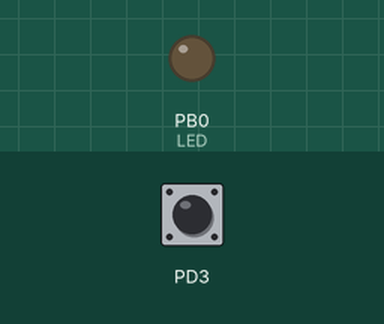
Simulated run of this program. Board: ATmega328P, built with avr-gcc and emulated at 16 MHz (the files do not name the chip). Shown: output pins drawn as LEDs (lit = HIGH). The test bench sets the inputs (shaded band); at power-on: PD3 HIGH.

Above: at 1.2 s.
1.3 s: PD3 pulled LOW for 0.15 s
At 1.6 s:
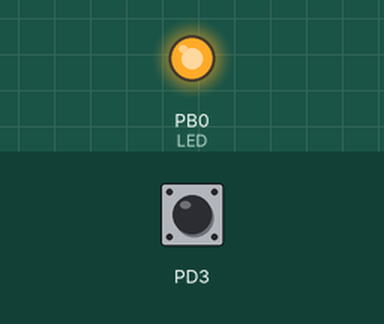
2.9 s: PD3 pulled LOW for 1 s
At 4.0 s:
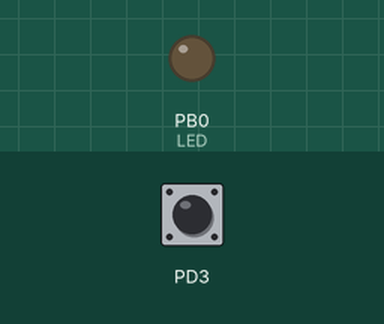
5.4 s: PD3 pulled LOW for 3.2 s
At 5.9 s:
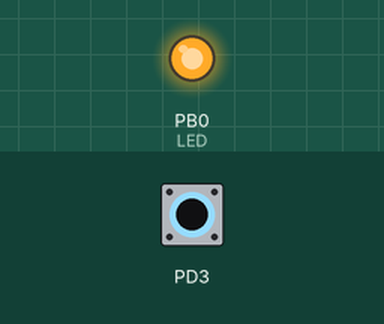
Timing chart, 0 to 8.4 s (numbered marks = the images above; inputs shaded):
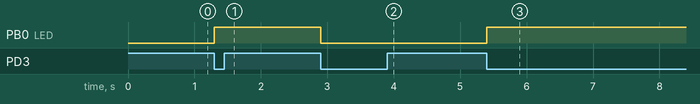

Measured:
- after the input at 1.3 s, PB0 (LED): LOW → HIGH at once
- after the input at 2.9 s, PB0 (LED): HIGH → LOW at once
- after the input at 5.4 s, PB0 (LED): LOW → HIGH at once

The program:

main.c
```c
//* Interrupção externa INT1 pela borda de decida, alterna PB0 a cada interrupção
#define F_CPU 16000000UL
#include <avr/io.h>
#include <avr/interrupt.h>


//Definições de macros - empregadas para o trabalho com bits
#define set_bit(Y,bit_x) (Y|=(1<<bit_x)) //ativa o bit x da variável
#define clr_bit(Y,bit_x) (Y&=~(1<<bit_x)) //limpa o bit x da variável
#define cpl_bit(Y,bit_x) (Y^=(1<<bit_x)) //troca o estado do bit x


// Rotina de serviço de interrupção (ISR) para INT1
ISR(INT1_vect) {
    cpl_bit(PORTB,PB0); // Alterna o estado do LED
}

void main(void) {
    // Inicializa portas
    set_bit(DDRB,PB0);  // Configura o pino do LED como saída
    clr_bit(DDRD,PD3);  // Configura o pino PD3 como entrada
    set_bit(PORTD,PD3); // Ativa o pull-up interno no pino PD3

    // Inicializa o INT1
    EICRA=0B00001000;   // Configura o INT1 para ser acionado por borda de decida
    EIMSK=0B00000010;   // Habilita a interrupção INT1
    sei();              // Habilita interrupções globais


    while (1) {

    }


}
```
